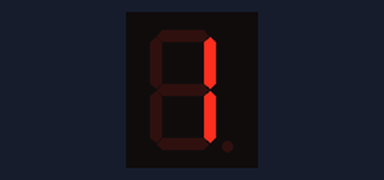
A sketch run on a simulated Arduino Uno, built with avr-gcc and run on an emulated ATmega328P. On the bench: 1-digit seven-segment display. Wiring (inferred from the names in the program): 1-digit 7-segment display, segments lit when HIGH: segments pin 12, pin 9, pin 11, pin 8, pin 13, pin 7, pin 6, pin 10. The segment pins are drawn as the display they are named for.

Above: at 0.1 s.
At 1.1 s:
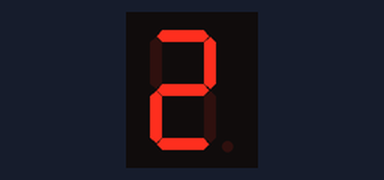
At 2.1 s:
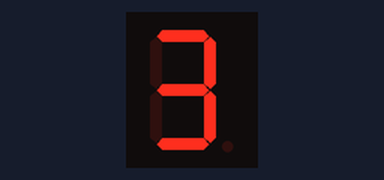
At 3.1 s:
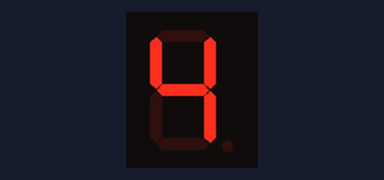
At 6.1 s:
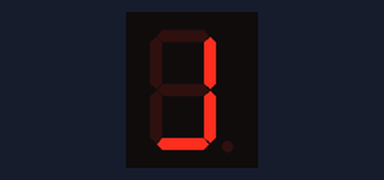
At 9.1 s:
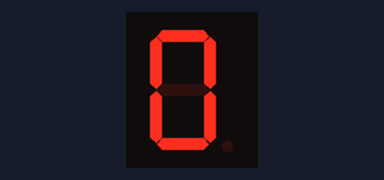

Measured:
- by itself, everything shown: repeats every 10.0 s, in 10 steps
- what the display in image 1 shows lasts 1.0 s, from 1.0 s to 2.0 s

The sketch:

7segDisplay.ino
```cpp
int outputPins[] = {13, 12, 11, 10, 9, 8, 7, 6};
int numArray[10][8] = {
//{13,12,11,10,9,8,6,7} output pins
  {0,0,1,0,1,0,0,0},// number one
  {1,1,0,0,1,1,0,1},// number two
  {0,1,1,0,1,1,0,1},// number three
  {0,0,1,0,1,0,1,1},// number four
  {0,1,1,0,0,1,1,1},// number five
  {1,1,1,0,0,1,1,1},// number six
  {0,0,1,0,1,1,0,0},// number seven
  {1,1,1,0,1,1,1,1},// number eight
  {0,1,1,0,1,1,1,1},// number nine
  {1,1,1,0,1,1,1,0}// number zero
  };
void setup() {
  Serial.begin(9600);
  for(int i = 0; i < 8; i++){
    pinMode(outputPins[i], OUTPUT);
  }
}
void numbers(int setnum[10][8], int outPutPins[]) {
  for(int i = 0; i < 10; i++){
    for(int j = 0; j < 8; j++ ){
      digitalWrite(outputPins[j], setnum[i][j]);
    }
    delay(1000);
 }
}
void loop() {
  numbers(numArray, outputPins);
}
```
